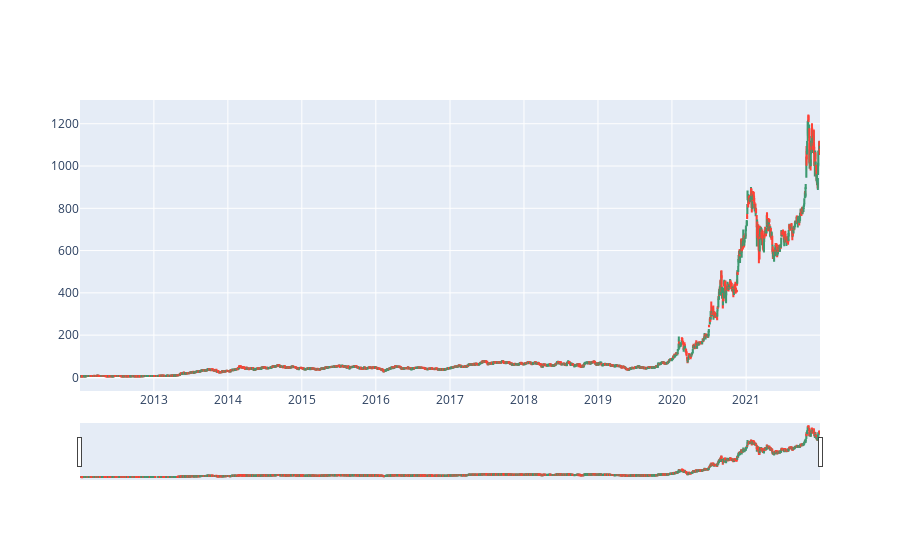

Notebook code for this chart:
### Code cell
fig = go.Figure(data=[go.Candlestick(x=df_tesla.index,
                open=df_tesla.open,
                high=df_tesla.high,
                low=df_tesla.low,
                close=df_tesla.close)])

#fig.update_layout(xaxis_rangeslider_visible=False)
fig.show()

### Figure 1 — Plotly figure (JSON) as saved in the notebook; plotly's stock layout.template omitted (floating-point values rounded to 4 significant figures; data arrays with more than 128 entries replaced by an {"elided": "..."} marker saying what was removed)
{"data": [{"close": {"elided": "2517 float values"}, "high": {"elided": "2517 float values"}, "low": {"elided": "2517 float values"}, "open": {"elided": "2517 float values"}, "type": "candlestick", "x": {"elided": "2517 str values"}}], "layout": {}}
